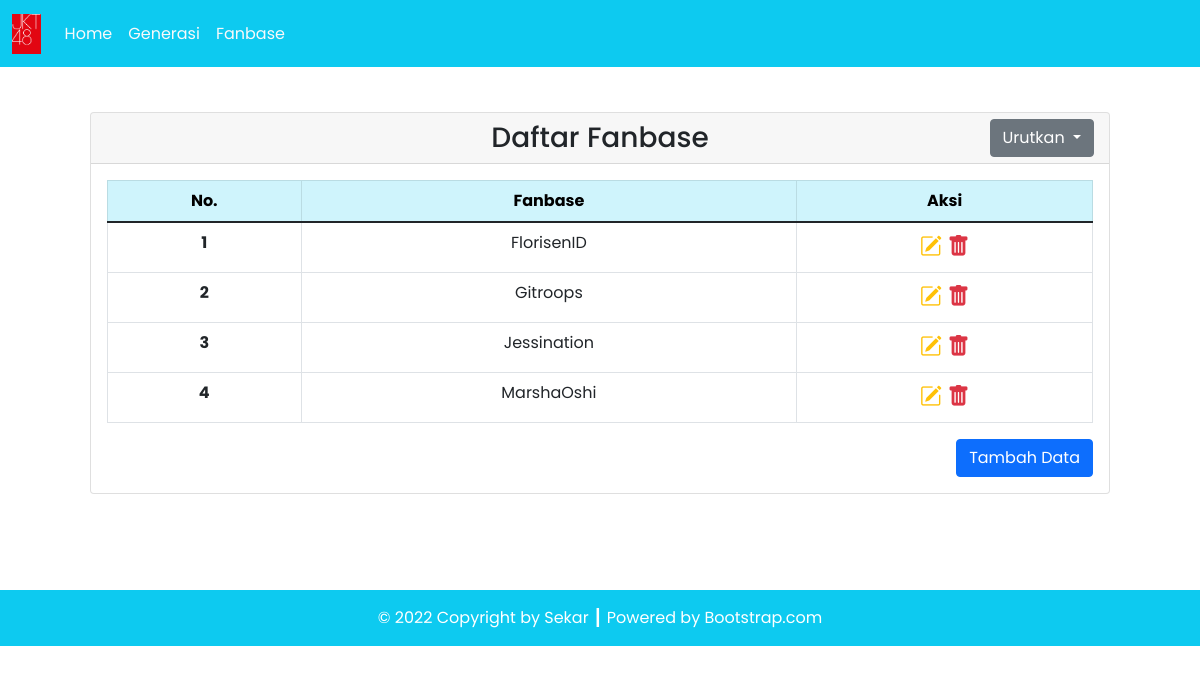
The app's page /TP3DPBO/fanbase.php with its own data.
### tables this page shows
CREATE TABLE `fanbase`  (
  `id_fanbase` int NOT NULL AUTO_INCREMENT,
  `nama_fanbase` varchar(255) NOT NULL,
  PRIMARY KEY (`id_fanbase`) USING BTREE
);

### TP3DPBO/config/db.php (called while the page is built)
<?php
$DB_HOST = "localhost";
$DB_USERNAME = "root";
$DB_PASSWORD = "";
$DB_NAME = "db_jkt";
?>

### TP3DPBO/classes/DB.php (called while the page is built, shortened)
<?php
class DB
{
    private $hostname;
    private $username;
    private $password;
    private $dbname;
    private $conn;
    private $result;
    function __construct($hostname, $username, $password, $dbname)
    {
        $this->hostname = $hostname;
        $this->username = $username;
        $this->password = $password;
        $this->dbname = $dbname;
    }
    function open()
    {
        $this->conn = mysqli_connect($this->hostname, $this->username, $this->password, $this->dbname);
    }
    function execute($query)
    {
        $this->result = mysqli_query($this->conn, $query);
    }
    function getResult()
    {
        return mysqli_fetch_array($this->result);
    }
}
?>

### TP3DPBO/classes/Fanbase.php (called while the page is built, shortened)
<?php
class Fanbase extends DB
{
    function getFanbaseFiltered($filter = 'ASC')
    {
        $query = "SELECT * FROM fanbase";
        if ($filter == 'desc') {
            $query .= " ORDER BY nama_fanbase DESC";
        } else {
            $query .= " ORDER BY nama_fanbase ASC";
        }
        return $this->execute($query);
    }
}

### TP3DPBO/fanbase.php (the view, shortened to what this page needs)
<?php
include('config/db.php');
include('classes/DB.php');
include('classes/Fanbase.php');
$fanbase = new Fanbase($DB_HOST, $DB_USERNAME, $DB_PASSWORD, $DB_NAME);
$fanbase->open();
$fanbase->getFanbase();
$filter = isset($_GET['filter']) ? $_GET['filter'] : 'asc';
$fanbase->getFanbaseFiltered($filter);
$header = '<tr>
<th scope="row">No.</th>
<th scope="row">Fanbase</th>
<th scope="row">Aksi</th>
</tr>';
$data = null;
$no = 1;
while ($div = $fanbase->getResult()) {
    $data .= '<tr>
    <th scope="row">' . $no . '</th>
    <td>' . $div['nama_fanbase'] . '</td>
    <td style="font-size: 22px;">
        <a href="formEditFanbase.php?id=' . $div['id_fanbase'] . '" title="Edit Data"><i class="bi bi-pencil-square text-warning"></i></a>&nbsp;<a href="fanbase.php?hapus=' . $div['id_fanbase'] . '" title="Delete Data"><i class="bi bi-trash-fill text-danger"></i></a>
        </td>
    </tr>';
    $no++;
}
$sortAbjad = null;
$sortAbjad .=
    '<div class="dropdown text-end" style="position: absolute; top: 6px; right: 15px;">
        <button class="btn btn-secondary dropdown-toggle" type="button" id="dropdownMenuButton" data-bs-toggle="dropdown" aria-expanded="false">
            Urutkan
        </button>
        <ul class="dropdown-menu" aria-labelledby="dropdownMenuButton">
            <li><a class="dropdown-item" href="fanbase.php?filter=asc">A-Z</a></li>
            <li><a class="dropdown-item" href="fanbase.php?filter=desc">Z-A</a></li>
        </ul>
    </div>';

### records on screen
fanbase: nama_fanbase "FlorisenID"
fanbase: nama_fanbase "Gitroops"
fanbase: nama_fanbase "Jessination"
fanbase: nama_fanbase "MarshaOshi"

### other values on screen
$this->content "Home Generasi Fanbase Daftar Fanbase Tambah Data © 2022 Copyright by Sekar ┃ Powered by Bootstrap.com"
